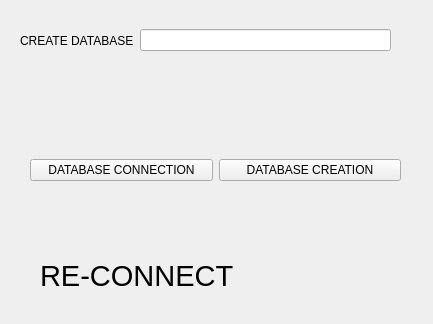
<?xml version="1.0" encoding="UTF-8"?>
<ui version="4.0">
 <class>Form</class>
 <widget class="QWidget" name="Form">
  <property name="geometry">
   <rect>
    <x>0</x>
    <y>0</y>
    <width>433</width>
    <height>324</height>
   </rect>
  </property>
  <property name="windowTitle">
   <string>Form</string>
  </property>
  <widget class="QWidget" name="horizontalLayoutWidget">
   <property name="geometry">
    <rect>
     <x>20</x>
     <y>10</y>
     <width>371</width>
     <height>61</height>
    </rect>
   </property>
   <layout class="QHBoxLayout" name="horizontalLayout_2">
    <item>
     <widget class="QLabel" name="label">
      <property name="text">
       <string>CREATE DATABASE</string>
      </property>
     </widget>
    </item>
    <item>
     <widget class="QLineEdit" name="lineEdit"/>
    </item>
   </layout>
  </widget>
  <widget class="QWidget" name="horizontalLayoutWidget_2">
   <property name="geometry">
    <rect>
     <x>30</x>
     <y>150</y>
     <width>371</width>
     <height>41</height>
    </rect>
   </property>
   <layout class="QHBoxLayout" name="horizontalLayout_3">
    <item>
     <widget class="QPushButton" name="pushButton_2">
      <property name="text">
       <string>DATABASE CONNECTION</string>
      </property>
     </widget>
    </item>
    <item>
     <widget class="QPushButton" name="pushButton">
      <property name="text">
       <string>DATABASE CREATION</string>
      </property>
     </widget>
    </item>
   </layout>
  </widget>
  <widget class="QLabel" name="label_2">
   <property name="geometry">
    <rect>
     <x>40</x>
     <y>260</y>
     <width>391</width>
     <height>31</height>
    </rect>
   </property>
   <property name="font">
    <font>
     <pointsize>22</pointsize>
    </font>
   </property>
   <property name="text">
    <string>RE-CONNECT</string>
   </property>
  </widget>
 </widget>
 <resources/>
 <connections/>
</ui>
